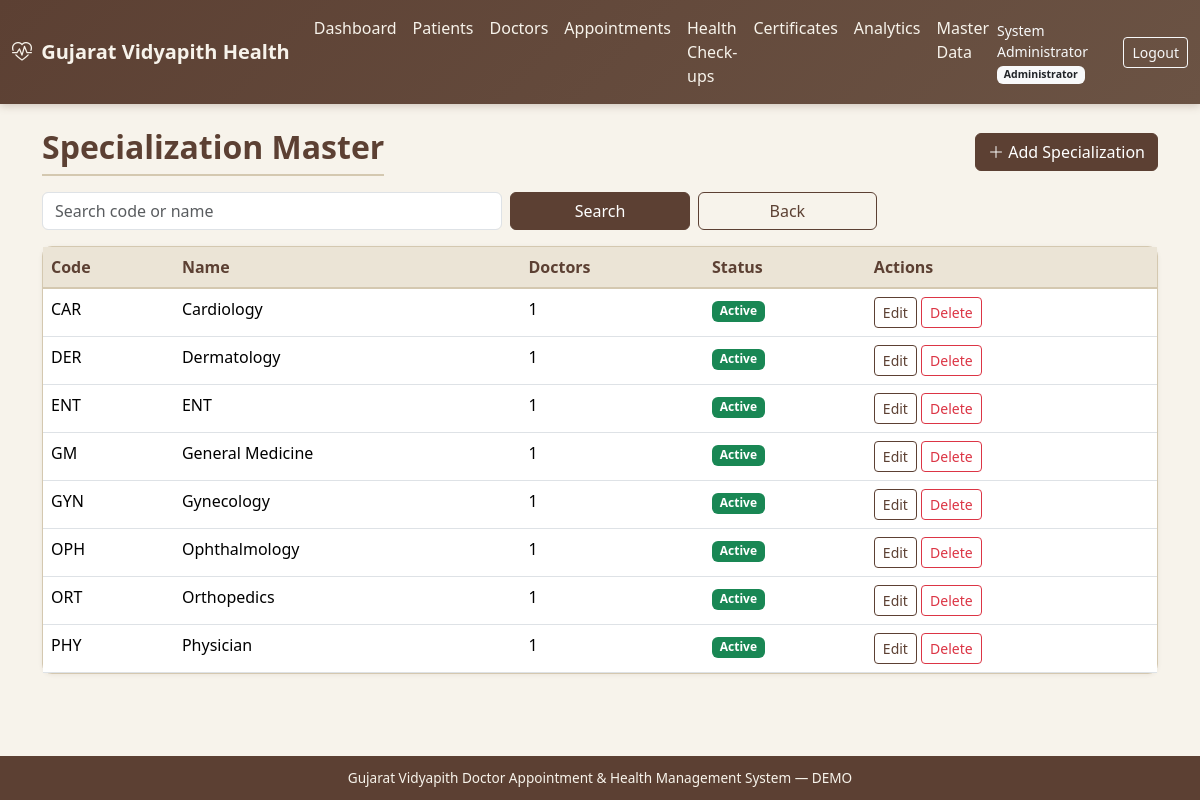
/masters/specializations/ (signed in), run on the app's committed database.
### accounts/models.py (models this page shows, shortened)
class User(AbstractUser):
    role = models.ForeignKey(
        Role, on_delete=models.SET_NULL, null=True, blank=True, related_name='users'
    )
    mobile = models.CharField(max_length=15, blank=True)
    gender = models.CharField(
        max_length=10,
        choices=[('Male', 'Male'), ('Female', 'Female'), ('Other', 'Other')],
        blank=True,
    )
    profile_photo = models.ImageField(upload_to='profiles/', blank=True, null=True)
    is_active_user = models.BooleanField(default=True)
    created_at = models.DateTimeField(auto_now_add=True)
    updated_at = models.DateTimeField(auto_now=True)
    class Meta:
        ordering = ['username']
    @property
    def role_code(self):
        return self.role.code if self.role else None

class Role(models.Model):
    ADMIN = 'admin'
    DOCTOR = 'doctor'
    STUDENT = 'student'
    STAFF = 'staff'
    STAFF_FAMILY = 'staff_family'
    HOD = 'hod'
    SUPER_ADMIN = 'super_admin'
    ROLE_CHOICES = [
        (ADMIN, 'Administrator'),
        (DOCTOR, 'Doctor'),
        (STUDENT, 'Student'),
        (STAFF, 'Staff'),
        (STAFF_FAMILY, 'Staff Family Member'),
        (HOD, 'HOD'),
        (SUPER_ADMIN, 'Super Administrator'),
    ]
    code = models.CharField(max_length=20, choices=ROLE_CHOICES, unique=True)
    name = models.CharField(max_length=50)
    description = models.TextField(blank=True)
    is_active = models.BooleanField(default=True)
    created_at = models.DateTimeField(auto_now_add=True)
    class Meta:
        ordering = ['name']

### masters/models.py (models this page shows, shortened)
class Specialization(models.Model):
    name = models.CharField(max_length=100, unique=True)
    code = models.CharField(max_length=20, unique=True, blank=True)
    description = models.TextField(blank=True)
    status = models.CharField(
        max_length=20,
        choices=[('Active', 'Active'), ('Inactive', 'Inactive')],
        default='Active',
    )
    class Meta:
        ordering = ['name']

### masters/views.py (the view)
# urls.py: path('specializations/', views.specialization_list, name='specialization_list'),
@admin_required
def specialization_list(request):
    q = request.GET.get('q', '').strip()
    qs = Specialization.objects.annotate(doc_count=Count('doctors')).order_by('name')
    if q:
        qs = qs.filter(Q(name__icontains=q) | Q(code__icontains=q))
    return render(request, 'masters/specialization_list.html', {
        'page_obj': _paginate(request, qs), 'q': q,
    })

### accounts/permissions.py (called while the page is built, shortened)
def role_required(*role_codes):
    def decorator(view_func):
        @login_required
        @wraps(view_func)
        def _wrapped(request, *args, **kwargs):
            user = request.user
            if user.is_superuser:
                return view_func(request, *args, **kwargs)
        return _wrapped
    return decorator

### masters/views.py (called while the page is built)
def _paginate(request, qs, per_page=25):
    return Paginator(qs, per_page).get_page(request.GET.get('page'))

### templates/masters/specialization_list.html (shortened to what this page needs)
{% extends "base.html" %}
{% block content %}
<div class="container">
  <div class="d-flex justify-content-between align-items-center mb-3">
    <h2 class="page-title mb-0">Specialization Master</h2>
    <a href="{% url 'masters:specialization_create' %}" class="btn btn-gv"><i class="bi bi-plus-lg"></i> Add Specialization</a>
  </div>
  <form class="row g-2 mb-3" method="get">
    <div class="col-md-5"><input type="text" name="q" value="{{ q }}" class="form-control" placeholder="Search code or name"></div>
    <div class="col-md-2"><button class="btn btn-gv w-100">Search</button></div>
    <div class="col-md-2"><a href="{% url 'masters:index' %}" class="btn btn-outline-gv w-100">Back</a></div>
  </form>
  <div class="card card-gv"><div class="table-responsive">
    <table class="table table-gv table-hover mb-0">
      <thead><tr><th>Code</th><th>Name</th><th>Doctors</th><th>Status</th><th>Actions</th></tr></thead>
      <tbody>
      {% for s in page_obj %}
      <tr>
        <td>{{ s.code }}</td><td>{{ s.name }}</td><td>{{ s.doc_count }}</td>
        <td><span class="badge {% if s.status == 'Active' %}bg-success{% else %}bg-secondary{% endif %}">{{ s.status }}</span></td>
        <td class="text-nowrap">
          <a href="{% url 'masters:specialization_edit' s.pk %}" class="btn btn-sm btn-outline-gv">Edit</a>
          <form method="post" action="{% url 'masters:specialization_delete' s.pk %}" class="d-inline" onsubmit="return confirm('Delete or deactivate this specialization?');">{% csrf_token %}
            <button class="btn btn-sm btn-outline-danger">Delete</button>
          </form>
        </td>
      </tr>
      {% empty %}<tr><td colspan="5" class="text-center text-muted">No specializations</td></tr>{% endfor %}
      </tbody>
    </table>
  </div></div>
</div>
{% endblock %}

### templates/base.html (shortened to what this page needs)
{% load static %}
<!DOCTYPE html>
<html lang="en">
<head>
  <link href="https://cdn.jsdelivr.net/npm/bootstrap@5.3.3/dist/css/bootstrap.min.css" rel="stylesheet">
  <link href="https://cdn.jsdelivr.net/npm/bootstrap-icons@1.11.3/font/bootstrap-icons.min.css" rel="stylesheet">
  <link href="{% static 'css/gv-theme.css' %}" rel="stylesheet">
</head>
<body class="d-flex flex-column">
{% if user.is_authenticated %}
<nav class="navbar navbar-expand-lg navbar-gv">
  <div class="container-fluid">
    <a class="navbar-brand fw-semibold" href="{% url 'accounts:dashboard' %}">
      <i class="bi bi-heart-pulse me-1"></i> Gujarat Vidyapith Health
    </a>
    <div class="collapse navbar-collapse" id="navMain">
      <ul class="navbar-nav me-auto">
        <li class="nav-item"><a class="nav-link" href="{% url 'accounts:dashboard' %}">Dashboard</a></li>
        {% if user.is_superuser or user.role_code == 'admin' or user.role_code == 'super_admin' or user.role_code == 'doctor' %}
        <li class="nav-item"><a class="nav-link" href="{% url 'patients:index' %}">Patients</a></li>
        {% endif %}
        <li class="nav-item"><a class="nav-link" href="{% url 'doctors:index' %}">Doctors</a></li>
        <li class="nav-item"><a class="nav-link" href="{% url 'appointments:index' %}">Appointments</a></li>
        <li class="nav-item"><a class="nav-link" href="{% url 'health_records:index' %}">Health Check-ups</a></li>
        <li class="nav-item"><a class="nav-link" href="{% url 'certificates:index' %}">Certificates</a></li>
        <li class="nav-item"><a class="nav-link" href="{% url 'analytics:index' %}">Analytics</a></li>
        {% if user.is_superuser or user.role_code == 'admin' or user.role_code == 'super_admin' %}
        <li class="nav-item"><a class="nav-link" href="{% url 'masters:index' %}">Master Data</a></li>
        {% endif %}
      </ul>
      <span class="navbar-text text-light me-3 small">
        {{ user.get_full_name|default:user.username }}
        {% if user.role %}<span class="badge bg-light text-dark">{{ user.role.name }}</span>{% endif %}
      </span>
      <a class="btn btn-sm btn-outline-light" href="{% url 'accounts:logout' %}">Logout</a>
    </div>
  </div>
</nav>
{% endif %}
<main class="container-fluid py-4 flex-grow-1">
  {% block content %}{% endblock %}
</main>
<footer class="footer-gv text-center">
  <div class="container">
    Gujarat Vidyapith Doctor Appointment &amp; Health Management System &mdash; DEMO
  </div>
</footer>
</body>
</html>

### static/css/gv-theme.css (style rules this page uses)
:root { --gv-cream: #f7f3eb; --gv-cream-dark: #ebe4d6; --gv-brown: #5c4033; --gv-brown-light: #8b6914; --gv-earth: #6b5344; --gv-muted: #a0896e; --gv-accent: #3d5a40; --gv-text: #2c2416; --gv-border: #d4c8b0; --gv-card: #fffdf8; --gv-success: #4a7c59; --gv-warning: #c4a35a; --gv-danger: #a65d57; }
body { background-color: var(--gv-cream); color: var(--gv-text); font-family: 'Segoe UI', system-ui, -apple-system, sans-serif; min-height: 100vh; }
.navbar-gv { background: linear-gradient(135deg, var(--gv-brown) 0%, var(--gv-earth) 100%); box-shadow: 0 2px 8px rgba(92, 64, 51, 0.25); }
.navbar-gv .navbar-brand, .navbar-gv .nav-link { color: var(--gv-cream) !important; }
.card-gv { background: var(--gv-card); border: 1px solid var(--gv-border); border-radius: 10px; box-shadow: 0 1px 4px rgba(92, 64, 51, 0.08); }
.btn-gv { background: var(--gv-brown); border-color: var(--gv-brown); color: #fff; }
.btn-outline-gv { border-color: var(--gv-brown); color: var(--gv-brown); }
.table-gv thead th { background: var(--gv-cream-dark); color: var(--gv-brown); border-bottom: 2px solid var(--gv-border); font-weight: 600; }
.page-title { color: var(--gv-brown); font-weight: 600; border-bottom: 2px solid var(--gv-border); padding-bottom: 0.5rem; margin-bottom: 1.25rem; }
.footer-gv { background: var(--gv-brown); color: var(--gv-cream); font-size: 0.85rem; padding: 0.75rem 0; margin-top: auto; }

### data on the page
User: get_full_name "System Administrator", role.name "Administrator"
Specialization: code "CAR", name "Cardiology", doc_count "1", status "Active"
Specialization: code "DER", name "Dermatology", doc_count "1", status "Active"
Specialization: code "ENT", name "ENT", doc_count "1", status "Active"
Specialization: code "GM", name "General Medicine", doc_count "1", status "Active"
Specialization: code "GYN", name "Gynecology", doc_count "1", status "Active"
Specialization: code "OPH", name "Ophthalmology", doc_count "1", status "Active"
Specialization: code "ORT", name "Orthopedics", doc_count "1", status "Active"
Specialization: code "PHY", name "Physician", doc_count "1", status "Active"
